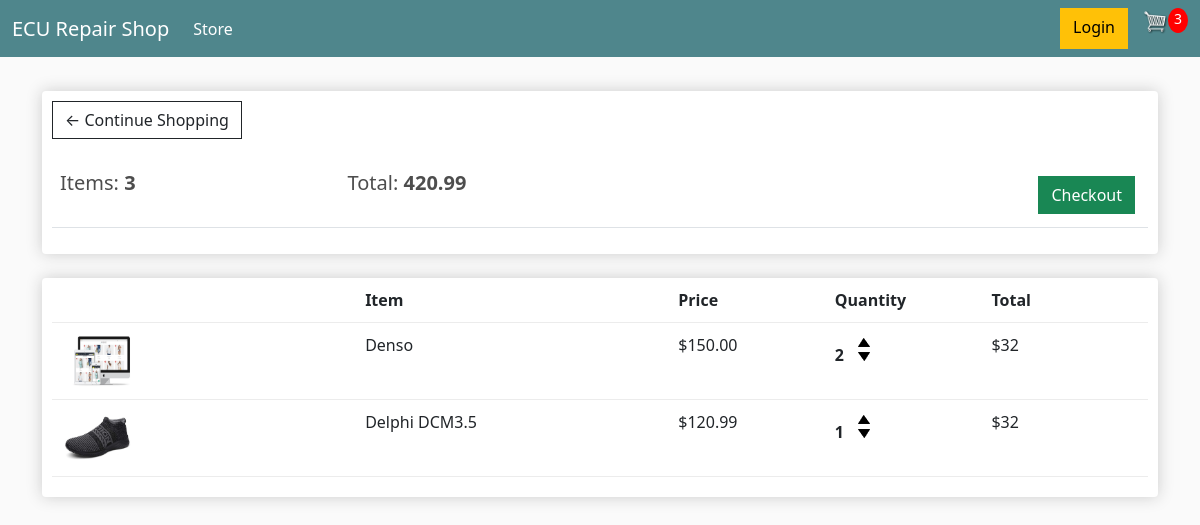
The page /cart/ (signed in) on the database as committed earlier.
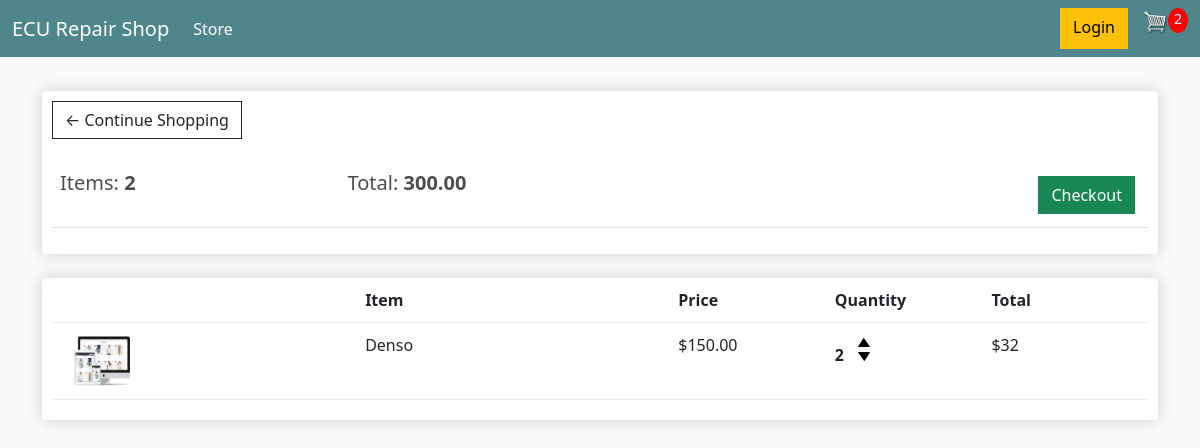
The same page on the database as committed later.
### store/models.py (models this page shows, shortened)
class Order(models.Model):
    customer = models.ForeignKey(Customer, on_delete=models.SET_NULL, null=True, blank=True)
    date_ordered = models.DateTimeField(auto_now_add=True)
    complete = models.BooleanField(default=False, null=True, blank=False)
    transaction_id = models.CharField(max_length=254, null=True)
    @property
    def get_cart_total(self):
        orderitems = self.orderitem_set.all()
        total = sum([item.get_total for item in orderitems])
        return total
    @property
    def get_cart_items(self):
        orderitems = self.orderitem_set.all()
        total = sum([item.quantity for item in orderitems])
        return total

class OrderItem(models.Model):
    product = models.ForeignKey(Product, on_delete=models.SET_NULL, null=True, blank=True)
    order = models.ForeignKey(Order, on_delete=models.SET_NULL, null=True)
    quantity = models.IntegerField(default=0, null=True, blank=True)
    date_added = models.DateTimeField(auto_now_add=True)
    @property
    def get_total(self):
        total = self.product.price * self.quantity
        return total

class Product(models.Model):
    name = models.CharField(max_length=254)
    price = models.FloatField()
    digital = models.BooleanField(default=False, null=True, blank=True)
    image = models.ImageField(null=True, blank=True)
    @property
    def imageURL(self):
        try:
            url = self.image.url
        except:
            url = ''
        return url

### store/views.py (the view)
# urls.py: path('cart/', views.cart, name="cart"),
def cart(request):
    if request.user.is_authenticated:
        customer = request.user.customer
        order, created = Order.objects.get_or_create(customer=customer, complete=False)
        items = order.orderitem_set.all()
        cartItems = order.get_cart_items
    else:
        items = []
        order = {'get_cart_total': 0,
                 'get_cart_items': 0,
                 'shipping': False}
        cartItems = order['get_cart_items']
    context = {'items': items, 'order': order, 'cartItems': cartItems}
    return render(request, 'store/cart.html', context)

### store/templates/store/cart.html
{% extends 'store/main.html' %}
{% load static %}
{% block content %}
    <div class="row">
        <div class="col-lg-12">
            <div class="box-element">
                <a class="btn btn-outline-dark" href="{% url 'store' %}">&#x2190; Continue Shopping</a>
                <br>
                <br>
                <table class="table">
                    <tr>
                        <th>
                            <h5>Items: <strong>{{ order.get_cart_items }}</strong></h5>
                        </th>
                        <th>
                            <h5>Total: <strong>{{ order.get_cart_total|floatformat:2 }}</strong></h5>
                        </th>
                        <th>
                            <a style="float:right; margin:5px;" class="btn btn-success"
                                href="{% url 'checkout' %}">Checkout</a>
                        </th>
                    </tr>
                </table>
            </div>
            <br>
            <div class="box-element">
                <div class="cart-row">
                    <div style="flex:2"></div>
                    <div style="flex:2"><strong>Item</strong></div>
                    <div style="flex:1"><strong>Price</strong></div>
                    <div style="flex:1"><strong>Quantity</strong></div>
                    <div style="flex:1"><strong>Total</strong></div>
                </div>
                {% for item in items %}
                    <div class="cart-row">
                        <div style="flex:2"><img class="row-image" src="{{item.product.imageURL}}"></div>
                        <div style="flex:2">
                            <p>{{ item.product.name }}</p>
                        </div>
                        <div style="flex:1">
                            <p>${{ item.product.price|floatformat:2 }}</p>
                        </div>
                        <div style="flex:1">
                            <p class="quantity">{{ item.quantity }}</p>
                            <div class="quantity">
                                <img data-product="{{ item.product.id }}" data-action="add" class="chg-quantity update-cart" src="{% static  'images/arrow-up.png' %}">
                                <img data-product="{{ item.product.id }}" data-action="remove" class="chg-quantity update-cart" src="{% static  'images/arrow-down.png' %}">
                            </div>
                        </div>
                        <div style="flex:1">
                            <p>$32</p>
                        </div>
                    </div>
                {% endfor %}
            </div>
        </div>
    </div>
{% endblock %}

Rows that differ between the two databases and show on the page:
removed OrderItem: product.imageURL (picture), product.name "Delphi DCM3.5", product.price "120.99", quantity "1"
computed for Order: get_cart_items "3" → "2"; get_cart_total "420.99" → "300.00"
Other text that changed with them:
{{ cartItems }}: "3" → "2"
